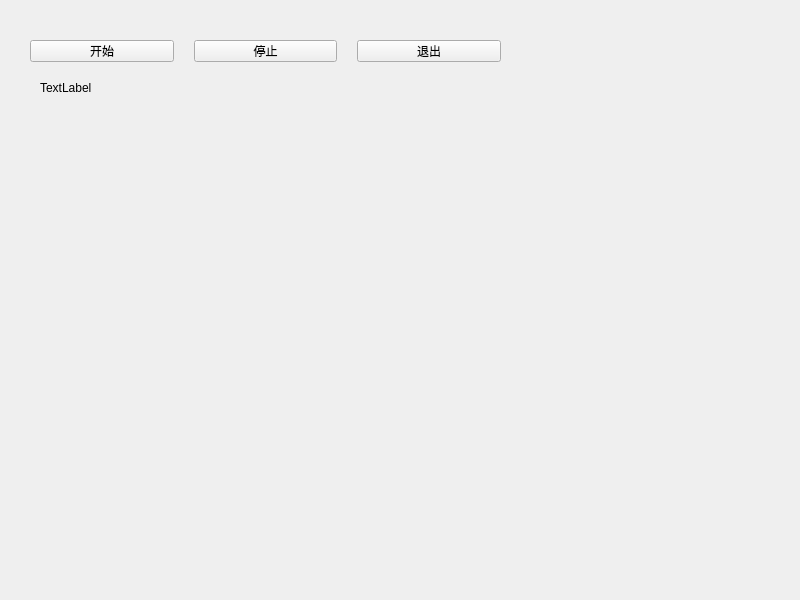
<?xml version="1.0" encoding="UTF-8"?>
<ui version="4.0">
 <class>Widget</class>
 <widget class="QWidget" name="Widget">
  <property name="geometry">
   <rect>
    <x>0</x>
    <y>0</y>
    <width>800</width>
    <height>600</height>
   </rect>
  </property>
  <property name="windowTitle">
   <string>Widget</string>
  </property>
  <widget class="QLabel" name="label">
   <property name="geometry">
    <rect>
     <x>40</x>
     <y>80</y>
     <width>231</width>
     <height>16</height>
    </rect>
   </property>
   <property name="text">
    <string>TextLabel</string>
   </property>
  </widget>
  <widget class="QWidget" name="">
   <property name="geometry">
    <rect>
     <x>30</x>
     <y>40</y>
     <width>471</width>
     <height>22</height>
    </rect>
   </property>
   <layout class="QHBoxLayout" name="horizontalLayout">
    <property name="spacing">
     <number>20</number>
    </property>
    <item>
     <widget class="QPushButton" name="btnStart">
      <property name="text">
       <string>开始</string>
      </property>
     </widget>
    </item>
    <item>
     <widget class="QPushButton" name="btnStop">
      <property name="text">
       <string>停止</string>
      </property>
     </widget>
    </item>
    <item>
     <widget class="QPushButton" name="btnQuit">
      <property name="text">
       <string>退出</string>
      </property>
     </widget>
    </item>
   </layout>
  </widget>
 </widget>
 <resources/>
 <connections/>
</ui>
